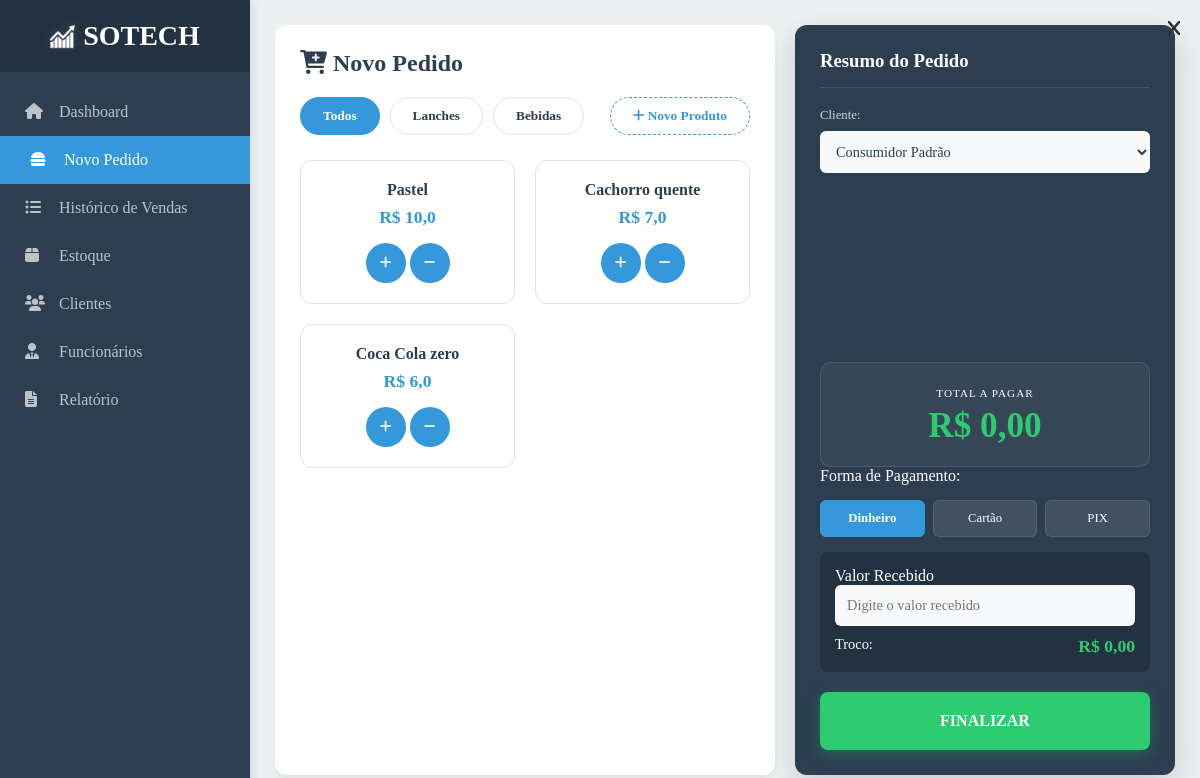
/pedido/, run on an earlier commit of the app's database.
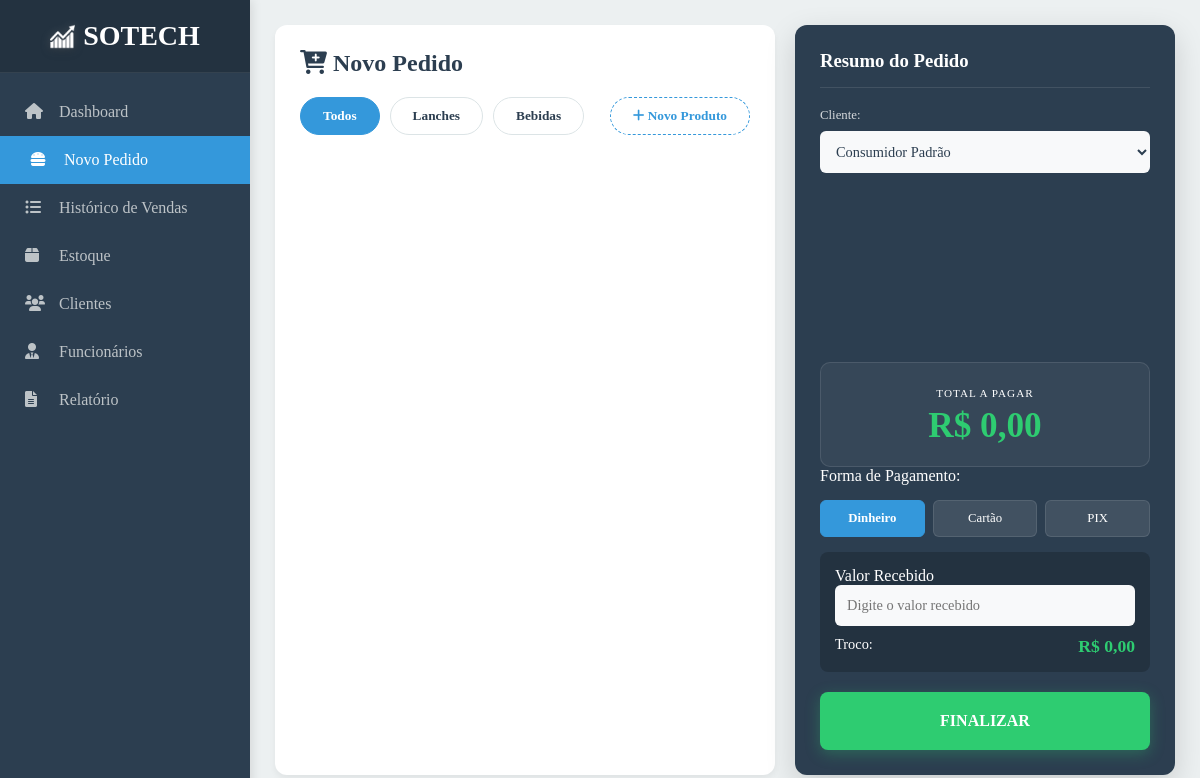
And on a later commit of the database.
### core/models.py (models this page shows, shortened)
class Produto(models.Model):
    CATEGORIAS = [
        ('Lanche','Lanche'),
        ('bebida','Bebida')
    ]
    categoria = models.CharField("Categoria",max_length=45,choices=CATEGORIAS)
    nome = models.CharField("Nome",max_length=45)
    preco = models.FloatField("Preço")
    disponibilidade = models.CharField("Disponibilidade",max_length=45)
    estoque = models.ForeignKey(Estoque,on_delete=models.PROTECT)

### core/views.py (the view)
# urls.py: path('pedido/',novo_pedido,name="pedido"),
def novo_pedido(request):
    lanches=Produto.objects.filter(categoria="lanche")
    bebidas=Produto.objects.filter(categoria="bebida")
    form = ProdutoForm(request.POST or None)
    if form.is_valid():
        form.save()
        return redirect("pedido")
    context={
        'lanches' : lanches,
        'bebidas' : bebidas,
        'form' : form,
        'clientes': Cliente.objects.all(),
    }
    return render(request,"html/novo_pedido.html",context)

### core/forms.py
class ProdutoForm(forms.ModelForm):
    class Meta:
        model = Produto
        fields = ['nome','preco','categoria']

### core/templates/html/novo_pedido.html (shortened to what the changed rows need)
{% extends 'base.html' %}
{% load widget_tweaks %}
{% load static %}
{% block estilo %}
<link rel="stylesheet" href="{% static 'style/style_pedidos.css' %}?{% now 'U' %}">
{% endblock %}
{% block conteudo %}
<main class="main-content pdv-layout">
    <section class="products-area">
        <header class="content-header">
            <h2><i class="fas fa-cart-plus"></i> Novo Pedido</h2>
        </header>
        <div class="products-grid">
            {% for lanche in lanches %}
            <div class="product-card lanche">
                <button class="btn-remove">
                    <i class="fa-solid fa-x"></i>
                </button>
                <div class="product-det">
                    <h4>{{lanche.nome}}</h4>
                    <span class="item-price">R$ {{lanche.preco}}</span>
                </div>
                <div class="product-btn">
                    <button class="add-item-btn" data-name="{{lanche.nome}}" data-price="{{lanche.preco}}">
                        <i class="fas fa-plus"></i>
                    </button>
                    <button class="remove-item-btn" data-name="{{lanche.nome}}" data-price="{{lanche.preco}}">
                        <i class="fa-solid fa-minus"></i>
                    </button>
                </div>
            </div>
            {% endfor %}
            {% for bebida in bebidas %}
            <div class="product-card bebida">
                <button class="btn-remove">
                    <i class="fa-solid fa-x"></i>
                </button>
                <div class="product-det">
                    <h4>{{bebida.nome}}</h4>
                    <span class="item-price">R$ {{bebida.preco}}</span>
                </div>
                <div class="product-btn">
                    <button class="add-item-btn" data-name="{{bebida.nome}}" data-price="{{bebida.preco}}">
                        <i class="fas fa-plus"></i>
                    </button>
                    <button class="remove-item-btn" data-name="{{bebida.nome}}" data-price="{{bebida.preco}}">
                        <i class="fa-solid fa-minus"></i>
                    </button>
                </div>
            </div>
            {% endfor %}
        </div>
    </section>
    <section class="checkout-sidebar">
        <div class="payment-box">
            <div class="total-display">
                <h2 id="total-value">R$ 0,00</h2>
            </div>
        </div>
    </section>
</main>
{% endblock %}

What changed in the data, as far as the page shows it:
removed Produto: nome "Pastel", preco "10,0", shown under "Novo Pedido"
removed Produto: nome "Cachorro quente", preco "7,0", shown under "Novo Pedido"
removed Produto: nome "Coca Cola zero", preco "6,0"
